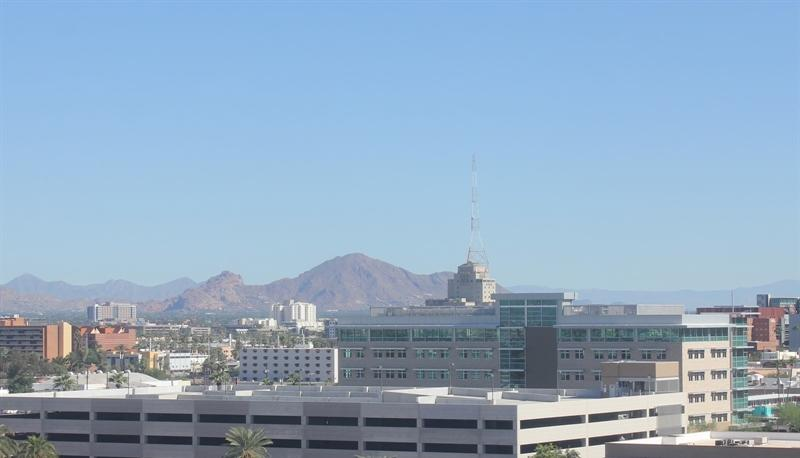
#> input picture JS11/data/images/training/day/20151101_182052.jpg, 800 x 458 px; its folder holds only this picture in this run
$ jupyter execute --allow-errors P5_JS11.ipynb
#> lines starting #> are read from the running program, lines starting #| are printed output that depends on the picture
# 🌃 Praktikum 5
Klasifikasi Citra Siang dan Malang

## Langkah 0 - Import Library

[cell 1]
# Import Required Libraries
from pathlib import Path
import matplotlib.image as mpimg
import matplotlib.pyplot as plt
import cv2
import random
import numpy as np
import pandas as pd

[cell 2]
# Image directories
train_dir = "../data/images/training/"
test_dir = "../data/images/test/"

## Langkah 1 - Load Data dan Visualisasikan

[cell 3]
def load_dataset(img_dir):
    p = Path(img_dir)
    dirs = p.glob('*')

    img_list = []

    for dir in dirs:
        label = dir.name  # robust on Windows/macOS/Linux
        for file in dir.glob('*.jpg'):
            # Read with OpenCV to ensure uint8 [0..255], then convert BGR->RGB for plotting
            img_bgr = cv2.imread(str(file))
            if img_bgr is None:
                continue
            img = cv2.cvtColor(img_bgr, cv2.COLOR_BGR2RGB)

            img_list.append((img, label))

    return img_list

[cell 4]
# Load training data
train_img = load_dataset(train_dir)
#> in load_dataset, img_bgr is the input picture: shape (458, 800, 3); mean B, G, R 193.8, 170.3, 145.4
#> train_img = 2 items

[cell 5]
# Check the first data
# It should be a tuple consist of arrays of image and image labels
train_img[0]

[cell 6]
# Random size checking
pick_random = np.random.randint(0, len(train_img))
#> pick_random = 0

# Check img size
print(f'Image {pick_random}')
#| Image 0
print(train_img[pick_random][0].shape)
#| (458, 800, 3)

[cell 7]
# Function to Visualize
def random_img_viz(img_list):
    rand_num = np.random.randint(0, len(img_list))

    img = img_list[rand_num][0]
    label = img_list[rand_num][1]
    # Normalize label to human-readable string
    if isinstance(label, (int, np.integer)):
        label_str = 'day' if label == 1 else 'night'
    elif isinstance(label, str):
        label_str = label
    else:
        try:
            label_str = 'day' if int(label) == 1 else 'night'
        except Exception:
            label_str = str(label)

    plt.imshow(img)
    print(f'Shape\t: {img.shape}')
    print(f'Label\t: {label_str}')

[cell 8]
random_img_viz(train_img)
#> in random_img_viz, `rand_num = np.random.randint(0, len(img_list))`: rand_num = 1
#> in random_img_viz, `label = img_list[rand_num][1]`: label = 'night'
#| Shape	: (372, 640, 3)
#| Label	: night

## Langkah 3 - Pra Pengolahan Data

[cell 9]
def standarized_input(image):
    # resize to w: 1100, h:600
    std_img = cv2.resize(image, (1100,600))

    return std_img

[cell 10]
def label_encoder(label):
    # Encode the label
    # day as 1; night as 0
    num_val = 0

    if(label == 'day'):
        num_val = 1

    return num_val

[cell 11]
def preprocess(img_list):
    std_img_list = []

    for item in img_list:
        image = item[0]
        label = item[1]

        # Standarized the image
        std_img = standarized_input(image)

        # Create the label
        img_label = label_encoder(label)

        std_img_list.append((std_img, img_label))

    return std_img_list

[cell 12]
train_std_img_list = preprocess(train_img)
#> the loop in preprocess, `for item in img_list:` made 2 passes
#> (label, num_val in label_encoder, img_label) on passes 1 to 2: ('day', 1, 1), ('night', 0, 0)
#> pass 1, in standarized_input, `std_img = cv2.resize(image, (1100,600))`:
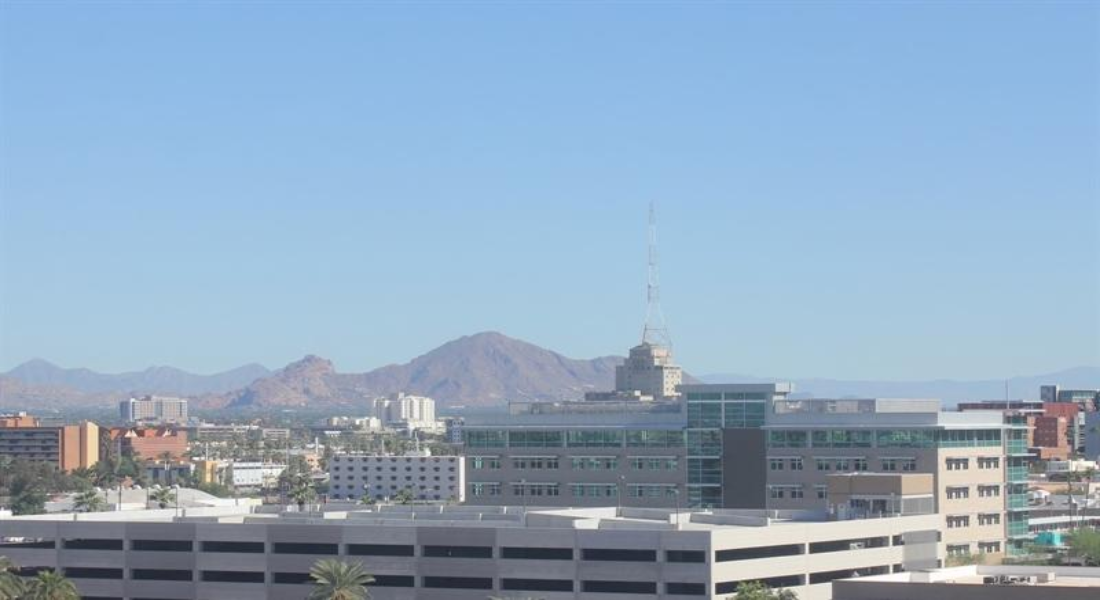
#> std_img: shape (600, 1100, 3); mean R, G, B 145.4, 170.3, 193.7
#> pass 2, in standarized_input (call 2), `std_img = cv2.resize(image, (1100,600))`:
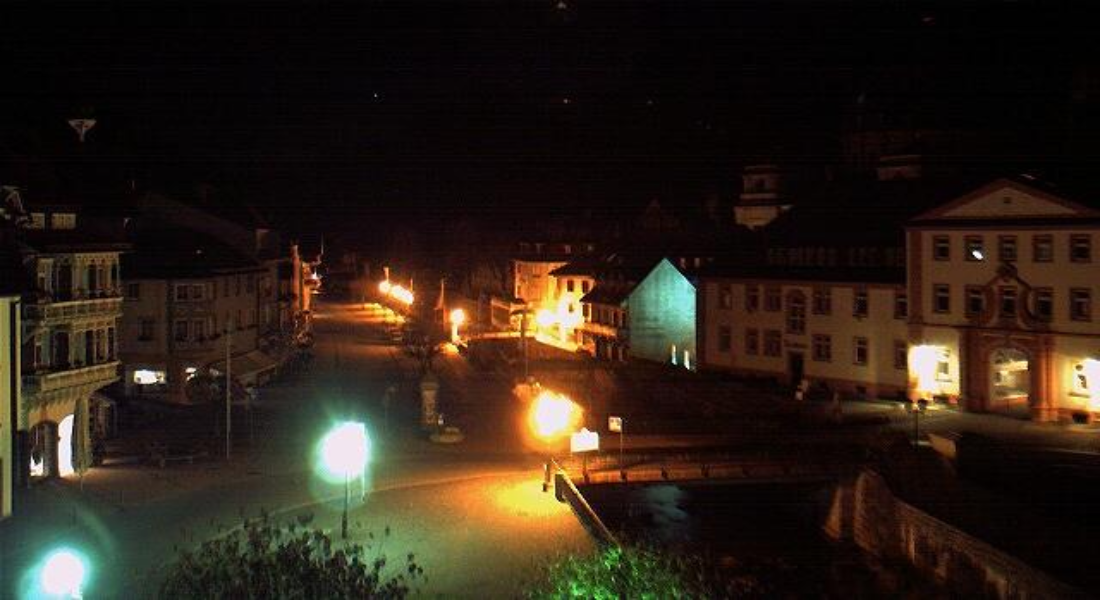
#> std_img: shape (600, 1100, 3); mean R, G, B 45, 33.6, 23.2
#> after the loop in preprocess, `for item in img_list:`: std_img_list = 2 items
#> train_std_img_list = 2 items

[cell 13]
# Random size checking
pick_random = np.random.randint(0, len(train_std_img_list))
#> pick_random = 1

# Check img size
print(f'Image {pick_random}')
#| Image 1
print(train_std_img_list[pick_random][0].shape)
#| (600, 1100, 3)

## Langkah 4 - Ekstraksi Fitur

[cell 14]
# Get feature based on average brightness using HSV colorspace
def avg_brightness(image):
    # Convert image to HSV
    img_hsv = cv2.cvtColor(image, cv2.COLOR_RGB2HSV)

    # Calculate the avg of brightness
    sum_brightness = np.sum(img_hsv[:,:,2]) # take the 3rb value which is the V channel
    area = image.shape[0] * image.shape[1]
    avg = sum_brightness / area

    return avg

[cell 15]
# Check on random image
rand_img = np.random.randint(0, len(train_std_img_list))
#> rand_img = 0

feature_img = train_std_img_list[rand_img][0]

avg_img = avg_brightness(feature_img)
#> in avg_brightness, `img_hsv = cv2.cvtColor(image, cv2.COLOR_RGB2HSV)`: img_hsv: shape (600, 1100, 3); mean H, S, V 99.5, 62.8, 195.1
#> in avg_brightness, `sum_brightness = np.sum(img_hsv[:,:,2])`: sum_brightness = 128771231
#> in avg_brightness, `avg = sum_brightness / area`: avg = 195.1
#> avg_img = 195.1

print(f'Image {rand_img}')
#| Image 0
print(f'Avg Brighness: {avg_img:.4f}')
#| Avg Brighness: 195.1079
plt.imshow(feature_img)

## Langkah 5 - Klasifikasi dengan Metode Threshold

[cell 16]
def predict_label(img, threshold):
    # Computer average brightness
    avg = avg_brightness(img)
    pred = 0

    # Predict the label based on user defined threshold
    if avg > threshold:
        pred = 1

    return pred

[cell 17]
# Test the classifier on train data
rand_img = np.random.randint(0, len(train_std_img_list))
#> rand_img = 1

pred = predict_label(train_std_img_list[rand_img][0], threshold=120)
#> in avg_brightness (call 2), `img_hsv = cv2.cvtColor(image, cv2.COLOR_RGB2HSV)`: img_hsv: shape (600, 1100, 3); mean H, S, V 57.9, 139.3, 47.3
#> in predict_label, `avg = avg_brightness(img)`: avg = 47.27
#> pred = 0

# Evaluate
print(f'Image {rand_img}')
#| Image 1
print(f'Actual label: {train_std_img_list[rand_img][1]}')
#| Actual label: 0
print(f'Predicted label: {pred}')
#| Predicted label: 0
plt.imshow(train_std_img_list[rand_img][0])

## Langkah 6 - Evaluasi Manual

[cell 18]
def evaluate(img_list, threshold):
    miss_labels = []

    for file in img_list:
        # Get the ground truth / correct label
        img = file[0]
        label = file[1]

        # Get prediction
        pred_label = predict_label(img, threshold)

        # Compare ground truth and pred
        if pred_label != label:
            miss_labels.append((img, pred_label, label))

    total_img = len(img_list)
    corr_pred = total_img - len(miss_labels)
    accuracy = corr_pred / total_img

    print(f'Accuracy: {accuracy:.4f}')

[cell 19]
# Evaluate on train data
evaluate(train_std_img_list, threshold=120)
#> the loop in evaluate, `for file in img_list:` made 2 passes
#> (label, pred in predict_label, pred_label) on passes 1 to 2: (1, 1, 1), (0, 0, 0)
#> after the loop in evaluate, `for file in img_list:`: miss_labels = []
#> in evaluate, `total_img = len(img_list)`: total_img = 2
#> in evaluate, `accuracy = corr_pred / total_img`: accuracy = 1
#| Accuracy: 1.0000

[cell 20]
# Evaluate on test data

# Load test data
test_img = load_dataset(test_dir)

# Preprocess
test_std_img_list = preprocess(test_img)
#> test_std_img_list = []

# Predict
#> (the rest of this cell did not finish here and is left out)


## Klasifikasi dengan SVM

## Langkah 4 Alternatif - Membuat Feature Vectors.

[cell 21]
# Create function to extract feature for every images and stored in tabular data
# Stored in Pandas dataframe
def extract_avg_bright_feature(img_list):
    avg_list = []
    labels = []

    for img in img_list:
        img_avg = avg_brightness(img[0]) # Get the avg brightness from image
        img_label = img[1] # Get the image label

        avg_list.append(img_avg)
        labels.append(img_label)

    # Stack data in columcular way
    data = np.column_stack((avg_list, labels))
    # Create a Pandas dataframe
    df = pd.DataFrame(data, columns=['AVG_BRIGHT', 'LABELS'])

    return df

[cell 22]
# Extract feature on train data
train_avg_img = extract_avg_bright_feature(train_std_img_list)
#> the loop in extract_avg_bright_feature, `for img in img_list:` made 2 passes
#> (sum_brightness in avg_brightness, area in avg_brightness, avg in avg_brightness, img_avg, img_label) on passes 1 to 2: (128771231, 660000, 195.1, 195.1, 1), (31200247, 660000, 47.27, 47.27, 0)
#> after the loop in extract_avg_bright_feature, `for img in img_list:`: avg_list = [195.1, 47.27]; labels = [1, 0]
#> in extract_avg_bright_feature, `data = np.column_stack((avg_list, labels))`: data = [[195.1, 1], [47.27, 0]]
#> in extract_avg_bright_feature, `df = pd.DataFrame(data, columns=['AVG_BRIGHT', 'LABELS'])`: df = table of 2 rows and 2 columns
#> train_avg_img = table of 2 rows and 2 columns
print(f'Shape: {train_avg_img.shape}')
#| Shape: (2, 2)
train_avg_img.head()
#> Out = table of 2 rows and 2 columns

[cell 23]
# Do the same thing on test data
test_avg_img = extract_avg_bright_feature(test_std_img_list)
#> test_avg_img = table of 0 rows and 2 columns
print(f'Shape: {test_avg_img.shape}')
#| Shape: (0, 2)
test_avg_img.head()
#> Out = table of 0 rows and 2 columns

## Langkah 5 - Buat Model SVM

[cell 24]
# import requied library
from sklearn.svm import SVC

# Split data and label
X_train = train_avg_img.iloc[:,0].values.reshape(-1,1)
#> X_train = [195.1, 47.27]
y_train = train_avg_img.iloc[:,1]
X_test = test_avg_img.iloc[:,0].values.reshape(-1,1)
#> X_test = empty array
y_test = test_avg_img.iloc[:,1]

model = SVC()
model.fit(X_train, y_train)

## Langkah 6 - Evaluasi

[cell 25]
from sklearn.metrics import accuracy_score

# Make a prediction on train data
y_train_pred = model.predict(X_train)
#> y_train_pred = [1, 0]

# Get the accuracy on train data
acc_train = accuracy_score(y_train, y_train_pred)
#> acc_train = 1

# Make a prediction on test data
#> (the rest of this cell did not finish here and is left out)
